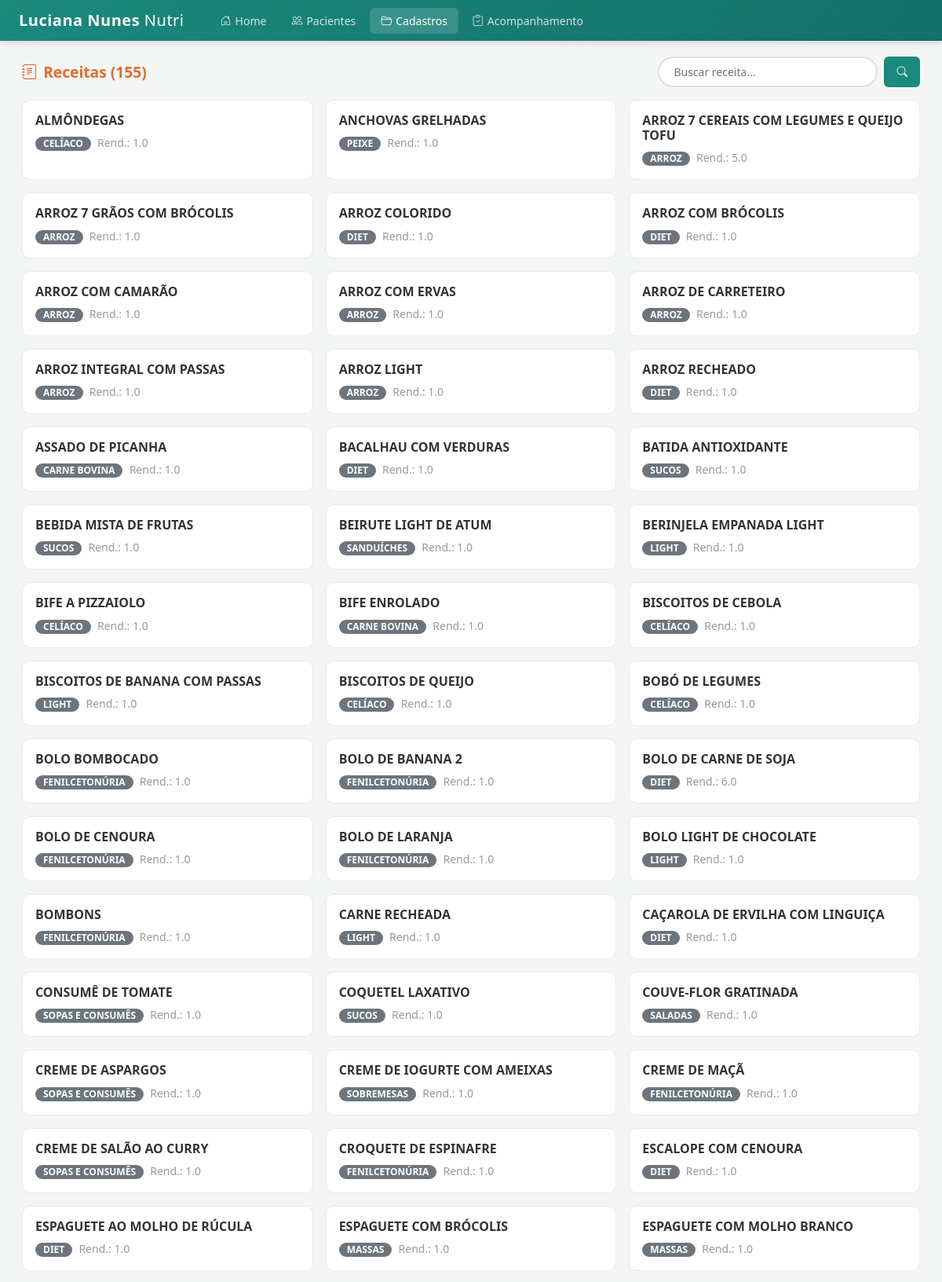
Page /cadastros/receitas (upper part) on the committed database.
### tables this page shows
CREATE TABLE "receita" ("CD_RECEITA" INTEGER, "CD_GRUPO" INTEGER, "TX_REND" REAL, "FL_CONTROLE" INTEGER, "DS_RECEITA" TEXT, "TX_MODO_PREP" TEXT, "TX_INF_NUTRI" TEXT);

CREATE TABLE "grupo_receitas" ("CD_GRUPO" INTEGER, "FL_CONTROLE" INTEGER, "DS_GRUPO" TEXT);

### app.py (the view)
@app.route("/cadastros/receitas")
def cadastros_receitas():
    db = get_db()
    busca = request.args.get("q", "").strip()
    where = "WHERE r.DS_RECEITA LIKE ?" if busca else ""
    params = [f"%{busca}%"] if busca else []
    rows = db.execute(f"""
        SELECT r.CD_RECEITA, r.DS_RECEITA, r.TX_REND, g.DS_GRUPO
        FROM receita r
        LEFT JOIN grupo_receitas g ON r.CD_GRUPO = g.CD_GRUPO
        {where} ORDER BY r.DS_RECEITA
    """, params).fetchall()
    return render_template("cadastros_receitas.html", receitas=rows, busca=busca)

### app.py (called while the page is built)
def get_db():
    if "db" not in g:
        g.db = sqlite3.connect(DB_PATH)
        g.db.row_factory = sqlite3.Row
        g.db.execute("PRAGMA journal_mode=WAL")
        g.db.execute("PRAGMA cache_size=-8000")
    return g.db

### templates/cadastros_receitas.html (shortened to what this page needs)
{% extends "base.html" %}
{% block content %}
<div class="d-flex justify-content-between align-items-center mb-3 flex-wrap gap-2">
    <h5 class="section-title mb-0"><i class="bi bi-journal-text me-2"></i>Receitas ({{ receitas|length }})</h5>
    <form class="d-flex gap-2" method="get">
        <input type="text" name="q" value="{{ busca }}" class="search-box" placeholder="Buscar receita..." style="width:280px">
        <button class="btn-ava" type="submit"><i class="bi bi-search"></i></button>
    </form>
</div>
<div class="row g-3">
    {% for r in receitas %}
    <div class="col-md-6 col-lg-4">
        <a href="/cadastros/receita/{{ r.CD_RECEITA }}" class="text-decoration-none">
            <div class="ava-card p-3 h-100">
                <h6 style="color:#333;font-weight:700;margin-bottom:6px">{{ r.DS_RECEITA }}</h6>
                <div>
                    {% if r.DS_GRUPO %}<span class="badge bg-secondary badge-pill me-1">{{ r.DS_GRUPO }}</span>{% endif %}
                    {% if r.TX_REND %}<small style="color:#999">Rend.: {{ r.TX_REND }}</small>{% endif %}
                </div>
            </div>
        </a>
    </div>
    {% endfor %}
</div>
{% endblock %}

### templates/base.html (style rules this page uses)
:root { --ava-teal: #1a8a7d; --ava-teal-dark: #14706a; --ava-teal-light: #e0f5f3; --ava-orange: #e66b2e; --ava-orange-light: #fff4ee; --ava-green: #28a745; --ava-pink: #e91e8c; --ava-bg: #f4f6f5; --ava-sidebar-w: 220px; }
* { font-family: 'Segoe UI', system-ui, -apple-system, sans-serif; }
body { background: var(--ava-bg); margin: 0; }
.ava-card { background: #fff; border: 1px solid #e8ebe9; border-radius: 10px; overflow: hidden; }
.section-title { color: var(--ava-orange); font-size: 1.2rem; font-weight: 700; margin-bottom: 16px; }
.badge-pill { border-radius: 20px; padding: 3px 10px; font-size: .75rem; font-weight: 600; }
.btn-ava { background: var(--ava-teal); color: #fff; border: none; border-radius: 6px; padding: 6px 16px; font-weight: 600; font-size: .85rem; }
.search-box { border: 2px solid #dde0de; border-radius: 25px; padding: 7px 18px; font-size: .875rem; transition: border-color .15s; }

### rows in the picture
receita: DS_RECEITA "ALMÔNDEGAS", DS_GRUPO "CELÍACO", TX_REND "1.0"
receita: DS_RECEITA "ANCHOVAS GRELHADAS", DS_GRUPO "PEIXE", TX_REND "1.0"
receita: DS_RECEITA "ARROZ 7 CEREAIS COM LEGUMES E QUEIJO TOFU", DS_GRUPO "ARROZ", TX_REND "5.0"
receita: DS_RECEITA "ARROZ 7 GRÃOS COM BRÓCOLIS", DS_GRUPO "ARROZ", TX_REND "1.0"
receita: DS_RECEITA "ARROZ COLORIDO", DS_GRUPO "DIET", TX_REND "1.0"
receita: DS_RECEITA "ARROZ COM BRÓCOLIS", DS_GRUPO "DIET", TX_REND "1.0"
receita: DS_RECEITA "ARROZ COM CAMARÃO", DS_GRUPO "ARROZ", TX_REND "1.0"
receita: DS_RECEITA "ARROZ COM ERVAS", DS_GRUPO "ARROZ", TX_REND "1.0"
receita: DS_RECEITA "ARROZ DE CARRETEIRO", DS_GRUPO "ARROZ", TX_REND "1.0"
receita: DS_RECEITA "ARROZ INTEGRAL COM PASSAS", DS_GRUPO "ARROZ", TX_REND "1.0"
receita: DS_RECEITA "ARROZ LIGHT", DS_GRUPO "ARROZ", TX_REND "1.0"
receita: DS_RECEITA "ARROZ RECHEADO", DS_GRUPO "DIET", TX_REND "1.0"
receita: DS_RECEITA "ASSADO DE PICANHA", DS_GRUPO "CARNE BOVINA", TX_REND "1.0"
receita: DS_RECEITA "BACALHAU COM VERDURAS", DS_GRUPO "DIET", TX_REND "1.0"
receita: DS_RECEITA "BATIDA ANTIOXIDANTE", DS_GRUPO "SUCOS", TX_REND "1.0"
receita: DS_RECEITA "BEBIDA MISTA DE FRUTAS", DS_GRUPO "SUCOS", TX_REND "1.0"
receita: DS_RECEITA "BEIRUTE LIGHT DE ATUM", DS_GRUPO "SANDUÍCHES", TX_REND "1.0"
receita: DS_RECEITA "BERINJELA EMPANADA LIGHT", DS_GRUPO "LIGHT", TX_REND "1.0"
receita: DS_RECEITA "BIFE A PIZZAIOLO", DS_GRUPO "CELÍACO", TX_REND "1.0"
receita: DS_RECEITA "BIFE ENROLADO", DS_GRUPO "CARNE BOVINA", TX_REND "1.0"
receita: DS_RECEITA "BISCOITOS DE CEBOLA", DS_GRUPO "CELÍACO", TX_REND "1.0"
receita: DS_RECEITA "BISCOITOS DE BANANA COM PASSAS", DS_GRUPO "LIGHT", TX_REND "1.0"
receita: DS_RECEITA "BISCOITOS DE QUEIJO", DS_GRUPO "CELÍACO", TX_REND "1.0"
receita: DS_RECEITA "BOBÓ DE LEGUMES", DS_GRUPO "CELÍACO", TX_REND "1.0"
receita: DS_RECEITA "BOLO BOMBOCADO", DS_GRUPO "FENILCETONÚRIA", TX_REND "1.0"
receita: DS_RECEITA "BOLO DE BANANA 2", DS_GRUPO "FENILCETONÚRIA", TX_REND "1.0"
receita: DS_RECEITA "BOLO DE CARNE DE SOJA", DS_GRUPO "DIET", TX_REND "6.0"
receita: DS_RECEITA "BOLO DE CENOURA", DS_GRUPO "FENILCETONÚRIA", TX_REND "1.0"
receita: DS_RECEITA "BOLO DE LARANJA", DS_GRUPO "FENILCETONÚRIA", TX_REND "1.0"
receita: DS_RECEITA "BOLO LIGHT DE CHOCOLATE", DS_GRUPO "LIGHT", TX_REND "1.0"
receita: DS_RECEITA "BOMBONS", DS_GRUPO "FENILCETONÚRIA", TX_REND "1.0"
receita: DS_RECEITA "CARNE RECHEADA", DS_GRUPO "LIGHT", TX_REND "1.0"
receita: DS_RECEITA "CAÇAROLA DE ERVILHA COM LINGUIÇA", DS_GRUPO "DIET", TX_REND "1.0"
receita: DS_RECEITA "CONSUMÊ DE TOMATE", DS_GRUPO "SOPAS E CONSUMÊS", TX_REND "1.0"
receita: DS_RECEITA "COQUETEL LAXATIVO", DS_GRUPO "SUCOS", TX_REND "1.0"
receita: DS_RECEITA "COUVE-FLOR GRATINADA", DS_GRUPO "SALADAS", TX_REND "1.0"
receita: DS_RECEITA "CREME DE ASPARGOS", DS_GRUPO "SOPAS E CONSUMÊS", TX_REND "1.0"
receita: DS_RECEITA "CREME DE IOGURTE COM AMEIXAS", DS_GRUPO "SOBREMESAS", TX_REND "1.0"
receita: DS_RECEITA "CREME DE MAÇÃ", DS_GRUPO "FENILCETONÚRIA", TX_REND "1.0"
receita: DS_RECEITA "CREME DE SALÃO AO CURRY", DS_GRUPO "SOPAS E CONSUMÊS", TX_REND "1.0"
receita: DS_RECEITA "CROQUETE DE ESPINAFRE", DS_GRUPO "FENILCETONÚRIA", TX_REND "1.0"
receita: DS_RECEITA "ESCALOPE COM CENOURA", DS_GRUPO "DIET", TX_REND "1.0"
receita: DS_RECEITA "ESPAGUETE AO MOLHO DE RÚCULA", DS_GRUPO "DIET", TX_REND "1.0"
receita: DS_RECEITA "ESPAGUETE COM BRÓCOLIS", DS_GRUPO "MASSAS", TX_REND "1.0"
receita: DS_RECEITA "ESPAGUETE COM MOLHO BRANCO", DS_GRUPO "MASSAS", TX_REND "1.0"

### other values in the picture
{{ receitas|length }} "155"
